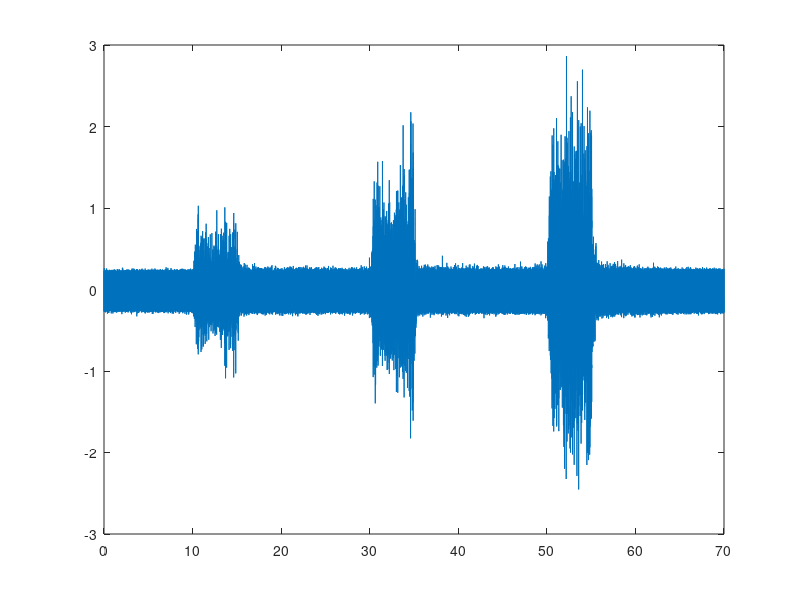
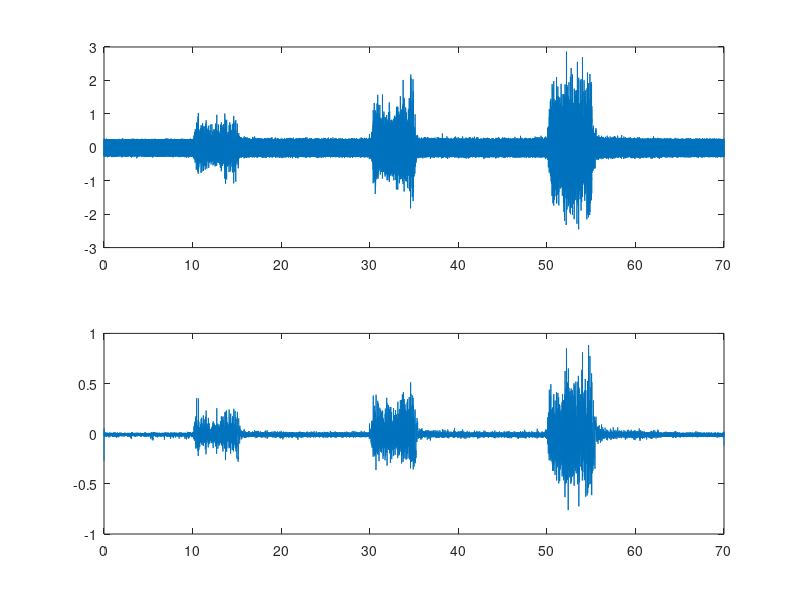
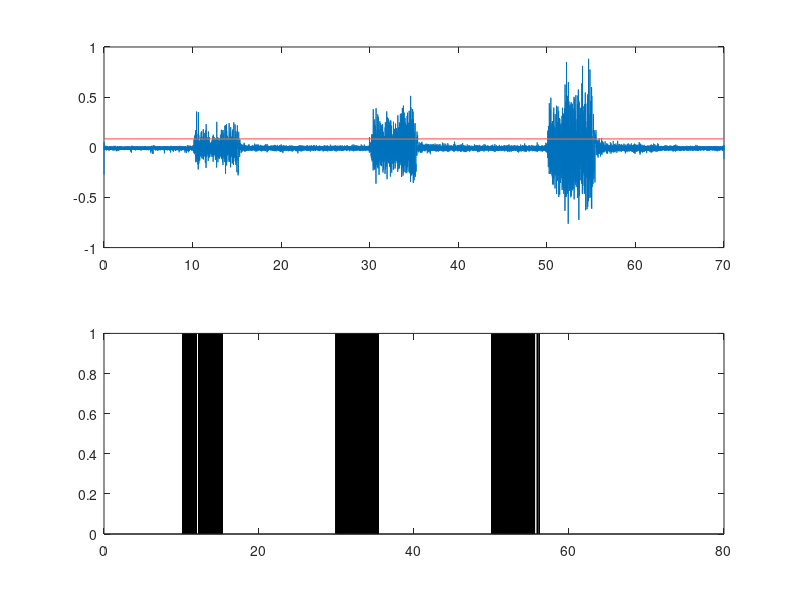
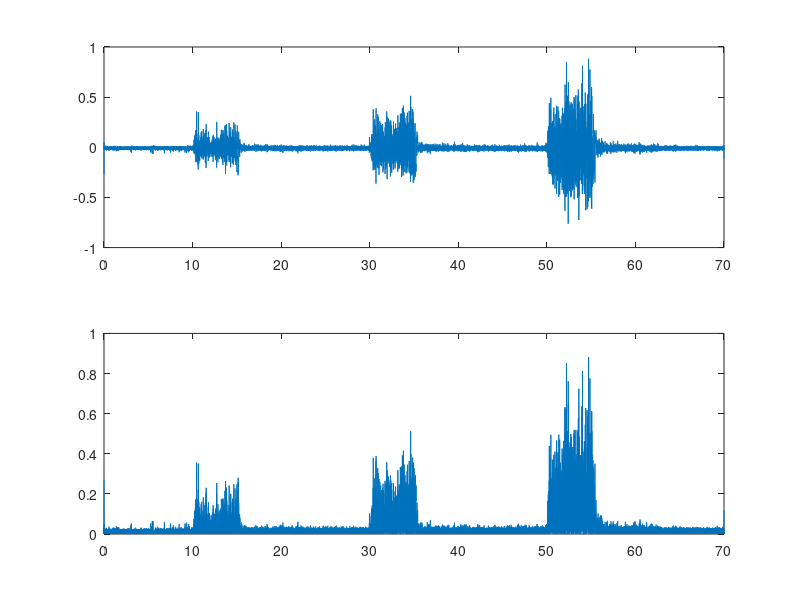

Recreate these plots in MATLAB, in order. (Note: this script raises an error after producing the figures.)
clear; close all; clc;

load EMG_data_example.mat;

x=1:1:length(data);
fs = 1000;
x=x/fs;

figure;
plot(x,data);

%% 필링 50hz 이하 성분만 가져옴
%% fir1(a,b,c) a: 필터 계수의 개수, b: 내가 자르고 싶은 주파수 대역 , c:필터의 특성
h=fir1(50,50/(fs/2), 'low');
fdata = filtfilt(h,1,data);

figure;
subplot(211); plot(x, data);
subplot(212); plot(x, fdata);

result = zeros(1, length(fdata));
idx = find(fdata > 0.08);
result(idx) = 1;

figure;
subplot(211); plot(x, fdata); hold on; plot(x, 0.08*ones(1, length(fdata)));
subplot(212); bar(x, result);

%%절대값 취하기
adata = abs(fdata);

figure;
subplot(211); plot(x, fdata);
subplot(212); plot(x, adata);

%%이동창 평균 (smooth함수로 moving average 사용)
mdata = smooth(adata,0.5*fs,'moving');
%%0.5 * fs 샘플링주파수 500hz로 하라는 뜻 500 써도 똑같지만 코드 재사용성을 위해서
figure;
subplot(311); plot(x, fdata);
subplot(312); plot(x, mdata);
subplot(313); plot(x, adata);

threshold = 0.03*ones(1, length(mdata));
figure;
plot(x, mdata); hold on; plot(x, threshold);

%% 데이터에서 0.03 이상인 구간을 찾아서 1로 마킹
result2 = zeros(1, length(mdata));
idx = find(mdata > 0.03);
result2(idx) = 1;

figure;
subplot(311); plot(x, fdata);
subplot(312); plot(x, mdata);
subplot(313); bar(x, result2);